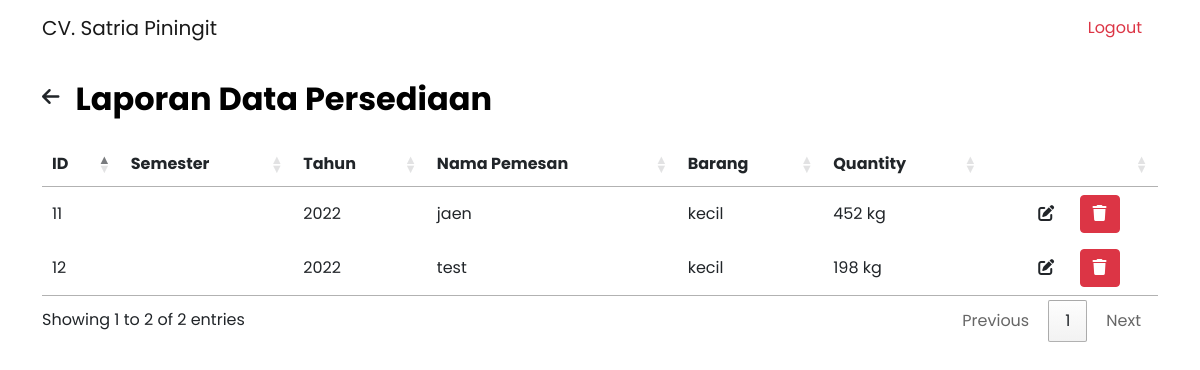
The page /laporan-persediaan.php (signed in) on the database as committed earlier.
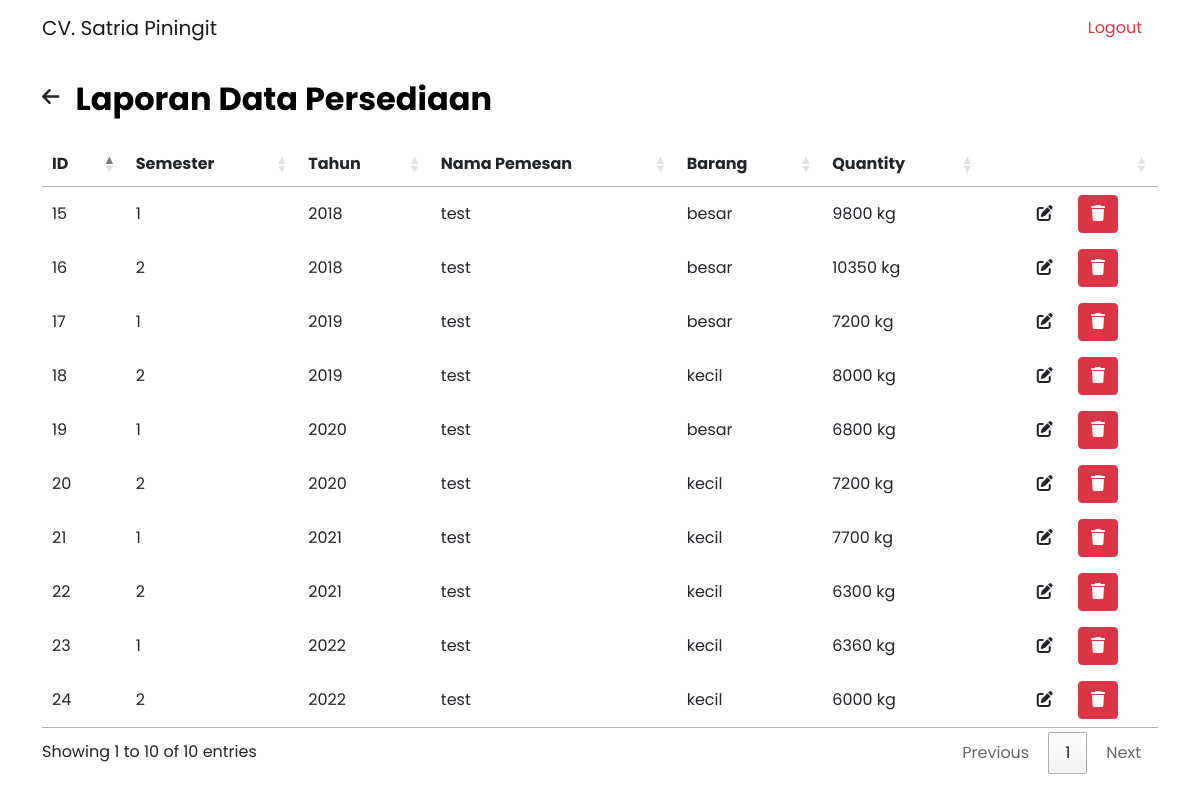
The same page on the database as committed later.
### tables this page shows
CREATE TABLE `persediaan` (
  `id` int(11) NOT NULL,
  `semester` enum('1','2') NOT NULL,
  `tahun` int(255) NOT NULL,
  `nama_pemesan` varchar(255) NOT NULL,
  `produk` varchar(255) NOT NULL,
  `jumlah` int(255) NOT NULL
);

### laporan-persediaan.php (the view, shortened to what this page needs)
<!DOCTYPE html>
<html lang="en" dir="ltr">
  <head>
    <link rel="stylesheet" type="text/css" href="https://cdn.datatables.net/1.12.1/css/jquery.dataTables.min.css">
    <link rel="stylesheet" href="https://cdn.datatables.net/buttons/2.2.3/css/buttons.dataTables.min.css">
    <link rel="stylesheet" href="css/bootstrap.css">
    <link rel="stylesheet" href="css/style.css">
    <link href="https://cdnjs.cloudflare.com/ajax/libs/font-awesome/6.0.0/css/all.min.css" rel="stylesheet">
  </head>
  <body>
    <?php
  		require_once('connection.php');
  		$sql = "SELECT * FROM persediaan";
  		$result = mysqli_query($conn, $sql);
  	?>
    <nav class="navbar navbar-expand-lg navbar-light">
       <div class="container">
         <p class="navbar-brand mb-0">CV. Satria Piningit</p>
         <div class="collapse navbar-collapse" id="navbarNavAltMarkup">
           <div class="navbar-nav ms-auto">
             <a class="nav-link text-danger mx-2" href="logout.php">Logout</a>
           </div>
         </div>
       </div>
     </nav>
     <div class="container">
       <div class="row">
         <div class="col-12">
           <div class="d-flex">
             <a href="laporan.php" class="my-auto text-dark"><i class="fa-solid fa-arrow-left fs-20 me-3"></i></a>
             <h2 class="header-title mt-4 mb-4">Laporan Data Persediaan</h2>
           </div>
           <div class="table-data">
     				<div class="order">
     					<table id="table" class="w-100">
     						<thead>
     							<tr>
     								<th>ID</th>
                    <th>Semester</th>
                    <th>Tahun</th>
     								<th>Nama Pemesan</th>
                    <th>Barang</th>
                    <th>Quantity</th>
                    <th class="hide"></th>
     							</tr>
     						</thead>
     						<tbody>
                  <?php while($persediaan = mysqli_fetch_assoc($result)) { ?>
                    <tr>
                      <td><?php echo $persediaan['id']; ?></td>
                      <td><?php echo $persediaan['semester']; ?></td>
                      <td><?php echo $persediaan['tahun']; ?></td>
    									<td><?php echo $persediaan['nama_pemesan']; ?></td>
    									<td><?php echo $persediaan['produk']; ?></td>
    									<td><?php echo $persediaan['jumlah']; ?> kg</td>
                      <td class="hide text-center">
    										<a class="btn btn-edit me-2" data-bs-toggle="modal" data-bs-target="#editUser<?php echo $user['id'];?>"><i class="fa-solid fa-edit"></i></a>
    										<a class="btn btn-danger" href="process/persediaan/delete_persediaan.php?id=<?php echo $persediaan['id']; ?>"><i class="fa-solid fa-trash"></i></a>
    									</td>
    								</tr>
                    <?php } ?>
     						</tbody>
     					</table>
     				</div>
     			</div>
         </div>
       </div>
     </div>
  </body>
</html>

Rows that differ between the two databases and show on the page:
removed persediaan: id "11", tahun "2022", nama_pemesan "jaen", produk "kecil", jumlah "452"
removed persediaan: id "12", tahun "2022", nama_pemesan "test", produk "kecil", jumlah "198"
added persediaan: id "15", semester "1", tahun "2018", nama_pemesan "test", produk "besar", jumlah "9800"
added persediaan: id "16", semester "2", tahun "2018", nama_pemesan "test", produk "besar", jumlah "10350"
added persediaan: id "17", semester "1", tahun "2019", nama_pemesan "test", produk "besar", jumlah "7200"
added persediaan: id "18", semester "2", tahun "2019", nama_pemesan "test", produk "kecil", jumlah "8000"
added persediaan: id "19", semester "1", tahun "2020", nama_pemesan "test", produk "besar", jumlah "6800"
added persediaan: id "20", semester "2", tahun "2020", nama_pemesan "test", produk "kecil", jumlah "7200"
added persediaan: id "21", semester "1", tahun "2021", nama_pemesan "test", produk "kecil", jumlah "7700"
added persediaan: id "22", semester "2", tahun "2021", nama_pemesan "test", produk "kecil", jumlah "6300"
added persediaan: id "23", semester "1", tahun "2022", nama_pemesan "test", produk "kecil", jumlah "6360"
added persediaan: id "24", semester "2", tahun "2022", nama_pemesan "test", produk "kecil", jumlah "6000"
Other text that changed with them:
text written by a page script: "Showing 1 to 2 of 2 entries Previous 1 Next" → "Showing 1 to 10 of 10 entries Previous 1 Next"
